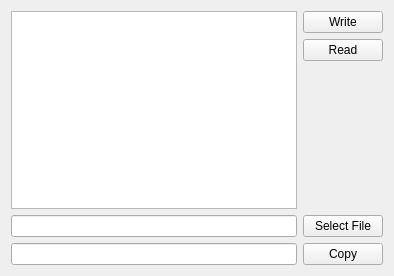
<?xml version="1.0" encoding="UTF-8"?>
<ui version="4.0">
 <class>Widget</class>
 <widget class="QWidget" name="Widget">
  <property name="geometry">
   <rect>
    <x>0</x>
    <y>0</y>
    <width>394</width>
    <height>276</height>
   </rect>
  </property>
  <property name="windowTitle">
   <string>Widget</string>
  </property>
  <layout class="QVBoxLayout" name="verticalLayout_2">
   <item>
    <layout class="QHBoxLayout" name="horizontalLayout_3">
     <item>
      <widget class="QTextEdit" name="textEdit"/>
     </item>
     <item>
      <layout class="QVBoxLayout" name="verticalLayout">
       <item>
        <widget class="QPushButton" name="writeButton">
         <property name="text">
          <string>Write</string>
         </property>
        </widget>
       </item>
       <item>
        <widget class="QPushButton" name="readButton">
         <property name="text">
          <string>Read</string>
         </property>
        </widget>
       </item>
       <item>
        <spacer name="verticalSpacer">
         <property name="orientation">
          <enum>Qt::Vertical</enum>
         </property>
         <property name="sizeHint" stdset="0">
          <size>
           <width>20</width>
           <height>40</height>
          </size>
         </property>
        </spacer>
       </item>
      </layout>
     </item>
    </layout>
   </item>
   <item>
    <layout class="QHBoxLayout" name="horizontalLayout">
     <item>
      <widget class="QLineEdit" name="sourceLineEdit"/>
     </item>
     <item>
      <widget class="QPushButton" name="selectFileButton">
       <property name="text">
        <string>Select File</string>
       </property>
      </widget>
     </item>
    </layout>
   </item>
   <item>
    <layout class="QHBoxLayout" name="horizontalLayout_2">
     <item>
      <widget class="QLineEdit" name="destLineEdit"/>
     </item>
     <item>
      <widget class="QPushButton" name="copyFileButton">
       <property name="text">
        <string>Copy</string>
       </property>
      </widget>
     </item>
    </layout>
   </item>
  </layout>
 </widget>
 <layoutdefault spacing="6" margin="11"/>
 <resources/>
 <connections/>
</ui>
